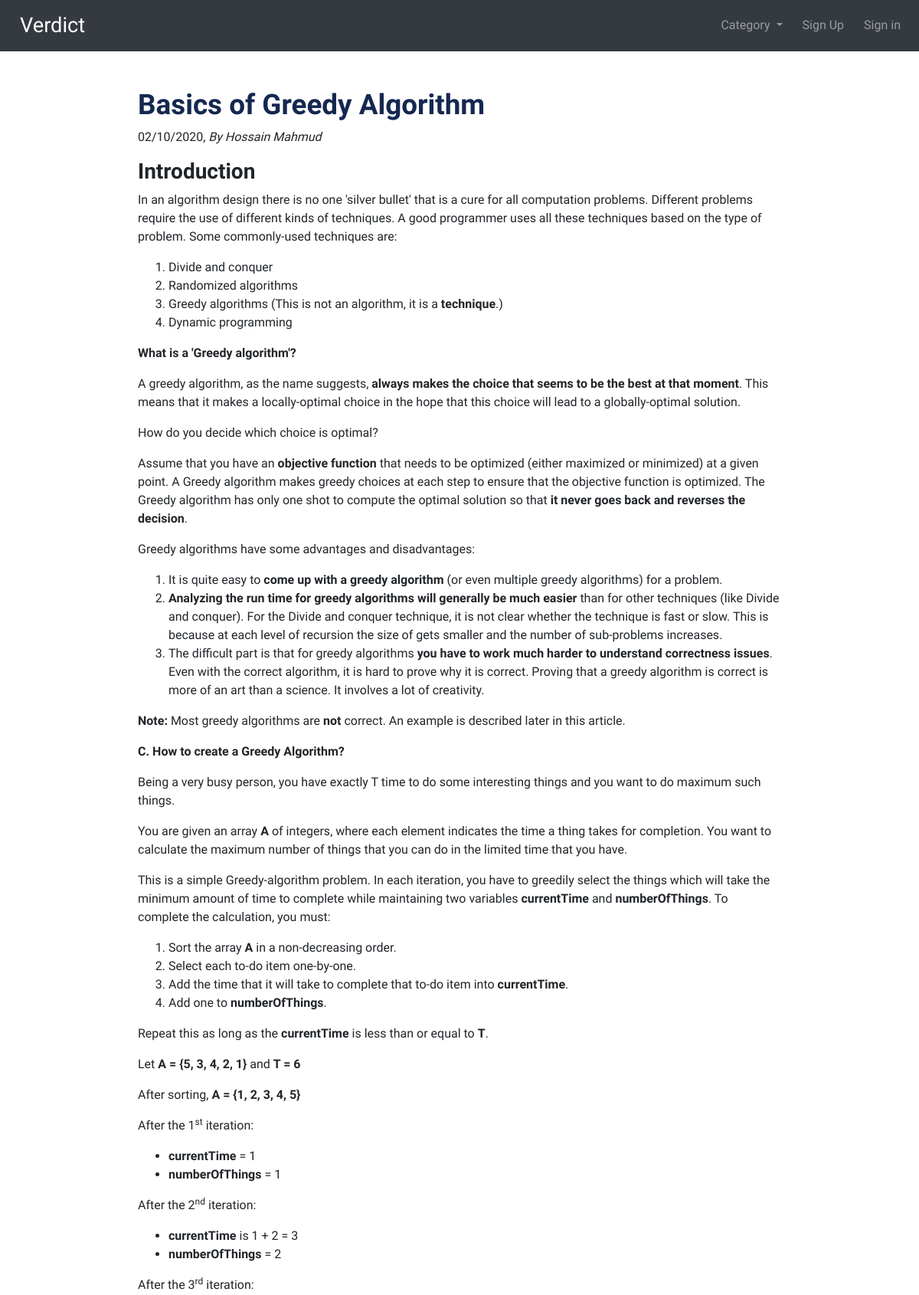
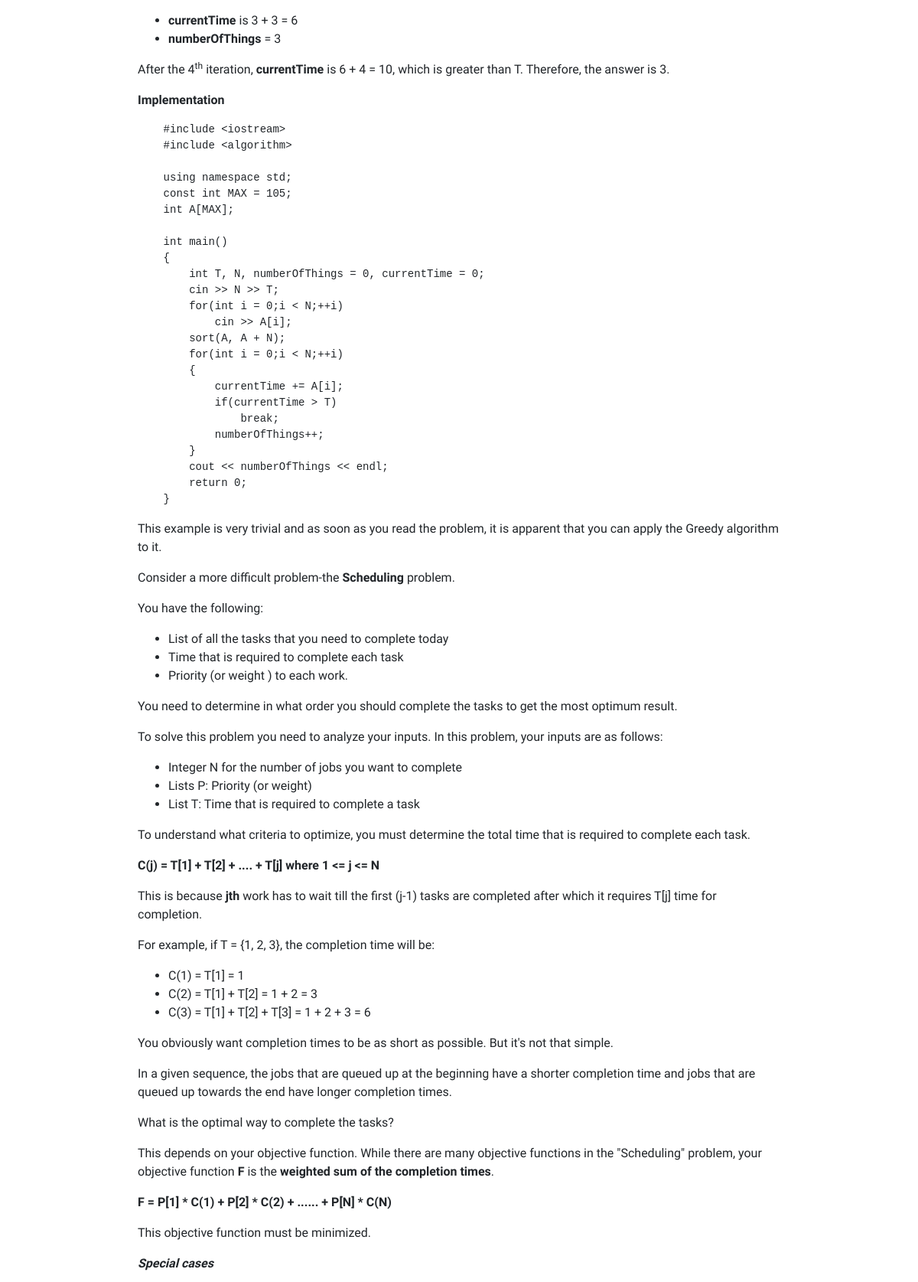
The page /post/18 (upper part) on the database its author committed (2 pictures, top to bottom).
### blog/models.py (models this page shows, shortened)
class Post(models.Model):
    title = models.CharField(max_length=250)
    author = models.ForeignKey(User, on_delete=models.CASCADE)
    header_image = models.ImageField(null=True, blank=True, upload_to='images/')
    body = RichTextField(blank=True, null=True)
    date = models.DateField(auto_now_add=True)
    category = models.CharField(max_length=250, default='Miscellaneous')
    likes = models.ManyToManyField(User, related_name='post_likes')
    def total_likes(self):
        return self.likes.count()

### blog/views.py (the view)
# urls.py: path('post/<int:pk>', DetailView, name='detail'),
def DetailView(request, pk):
    post = get_object_or_404(Post, id=pk)
    likes_count = post.total_likes()
    is_liked = False
    if post.likes.filter(id=request.user.id).exists():
        is_liked = True
    cats = Category.objects.all()
    if request.method == 'POST':
        comment_form = CommentForm(request.POST or None)
        if comment_form.is_valid():
            body = request.POST.get('body')
            comment = Comment.objects.create(post=post, user=request.user, body=body)
            comment.save()
            return HttpResponseRedirect(reverse('detail', args=[str(pk)]))
    else:
        comment_form = CommentForm()
    context = {
        'post': post,
        'cats': cats,
        'likes_count': likes_count,
        'is_liked': is_liked,
        'comment_form': comment_form,
    }
    return render(request, 'blog/detail.html', context)

### blog/templates/blog/detail.html (shortened to what this page needs)
{% extends 'blog/base.html' %}
{% block content %}
    <br><br>
    <h2 class="post-head"> {{ post.title }} </h2>
    {{ post.date|date:'d/m/Y' }},
    <i> By {{ post.author.first_name }} {{ post.author.last_name }} </i> <br>
    <p>{{ post.body|safe }}</p>
    <br>
{% endblock %}

### static/css/styles.css (style rules this page uses)
body { font-family: 'Baloo Tamma 2', cursive !important; font-weight: 700; min-height: 100vh; position: relative; }
.post-head { color: #142850; font-family: 'Libre Franklin', sans-serif; font-size: 2.3rem; font-weight: bold; }

### rows shown on the page
Post: title "Basics of Greedy Algorithm", date "02/10/2020", author.first_name "Hossain", author.last_name "Mahmud", body "Introduction In an algorithm design there is no one 'silver bullet' that is a cure for all computation problems. Different problems require the use of different kinds of techniques. A good programmer uses all these techniques based on the type of problem. Some commonly-used techniques are: Divide and conquer Randomized algorithms Greedy algorithms (This is not an algorithm, it is a technique .) Dynamic programming What is a 'Greedy algorithm'? A greedy algorithm, as the name suggests, always makes the choice that seems to be the best at that moment . This means that it makes a locally-optimal choice in the hope that this choice will lead to a globally-optimal solution. How do you decide…"
